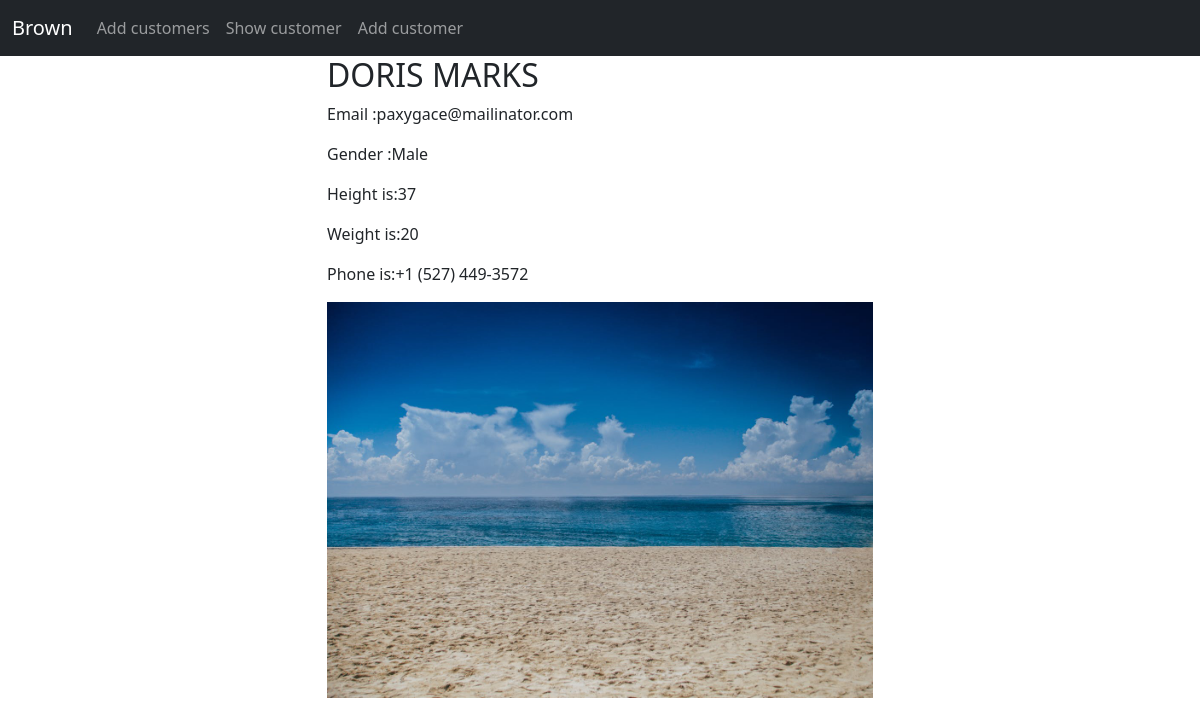
The page /details/29 (signed in) on the database its author committed.
### app/models.py (models this page shows)
class Customer(models.Model):
    id = models.AutoField(primary_key=True)
    name = models.CharField(max_length=100)
    email = models.EmailField(max_length=100,unique=True)
    phone = models.CharField(max_length=60)
    password = models.CharField(max_length=200)
    weight = models.IntegerField(default=0)
    height = models.IntegerField(default=0)
    gender = models.CharField(max_length=6,default="Male")
    dob = models.DateField(null=True,blank=True)
    pic = models.ImageField(upload_to="images/",null=True,blank=True)
    class Meta:
        db_table="customers"

### app/views.py (the view)
# urls.py: path('details/<int:id>',views.details,name='details-page'),
@login_required
def details(request,id):
    user = Customer.objects.get(id=id)
    return render(request,'details.html',{'user':user})

### templates/details.html
{% extends 'master.html' %}
{% block content %}
    <div class="container">
    <div class="row justify-content-center">
        <div class="col-sm-6">
            <h2>{{ user.name |upper }}</h2>
            <p>Email :{{ user.email|lower }}</p>
            <p>Gender :{{ user.gender|capfirst }}</p>
            <p>Height is:{{ user.height }}</p>
            <p>Weight is:{{ user.weight }}</p>
            <p>Phone is:{{ user.phone }}</p>
            {% if user.pic %}
            	<img width="100%" src="{{ user.pic.url }}" alt="">
            {% endif %}
        </div>
    </div>
    </div>
{% endblock %}

### rows shown on the page
Customer: name "DORIS MARKS", email "paxygace@mailinator.com", gender "Male", height "37", weight "20", phone "+1 (527) 449-3572", pic (picture)
